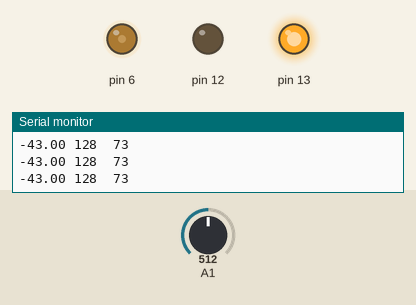
A sketch run on a simulated Arduino Uno, built with avr-gcc and run on an emulated ATmega328P. Parts: output pins drawn as LEDs (lit = HIGH), the last lines printed to the serial monitor. Inputs (shaded band) come from the test bench; at power-on: A1 = 512.

Above: at 1.2 s.
1.3 s: A1 set to 418
4.3 s: A1 set to 389
7.3 s: A1 set to 190
At 8.0 s:
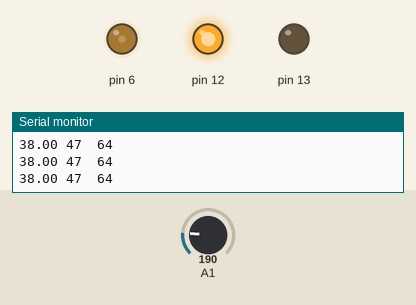
8.8 s: A1 set to 251
At 9.6 s:
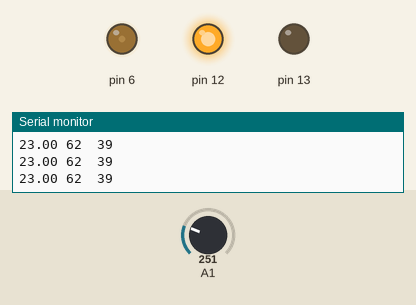
10.3 s: A1 set to 267
At 13.25 s:
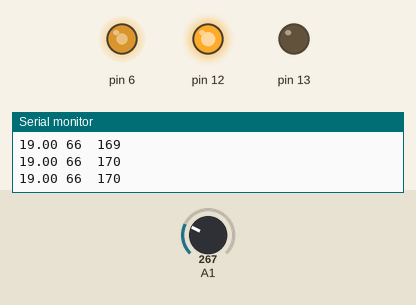
13.3 s: A1 set to 900
At 13.6 s:
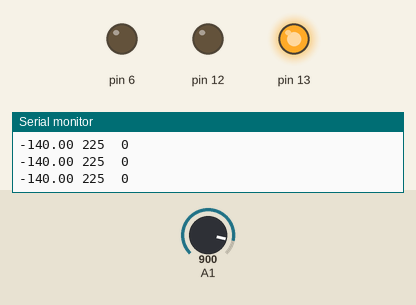
Timing chart, 0 to 15.8 s (numbered marks = the images above; inputs shaded):
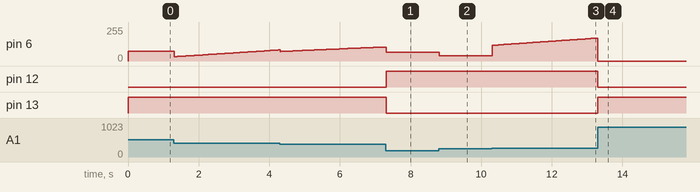

The sketch:

final_dcmotor_positioncontrol.ino
```cpp
  float error, integral = 0;
  int pos, req=85, pwm;
  float kp=1.7, ki=0.015;
void setup() {
  pinMode(13, OUTPUT);
  pinMode(12,OUTPUT);
  pinMode(A1,INPUT);
  pinMode(6,OUTPUT);
  Serial.begin(9600);


}

void loop() {


 pos=analogRead(A1);
 pos=pos/4;
  error = (req-pos);
  if(error<0)
  {
     digitalWrite(13 , HIGH);
     digitalWrite(12,  LOW);
  }
  else
  {
    digitalWrite(13 , LOW);
     digitalWrite(12, HIGH);

  }


 pwm = kp*abs(error);
if(abs(error)<=20)
 {
  integral = integral+ abs(error);
   pwm = kp*abs(error)+(ki*integral);
 }

 if(pwm >= 200)
 {
  pwm = 0;
 }


  analogWrite(6,pwm);
 // OCR0A = pwm;
 // PORTD^=(1<<PD6);
 Serial.print(error);
 Serial.print(" ");
  Serial.print(pos);
  Serial.print("  ");
  Serial.println(pwm);


}
```

Measured:
- the behaviour switches between 259 and 260 on A1 (found by bisection; images 2 and 3)
- after the input at 7.3 s, pin 12: LOW → HIGH at once; pin 13: HIGH → LOW at once
- after the input at 8.8 s, pin 6: 64/255 → 39/255 at once
- after the input at 10.3 s, pin 6: moves from 39/255 to 172/255 over 3.0 s, starting at once
- after the input at 13.3 s, pin 12: HIGH → LOW at once; pin 13: LOW → HIGH at once
